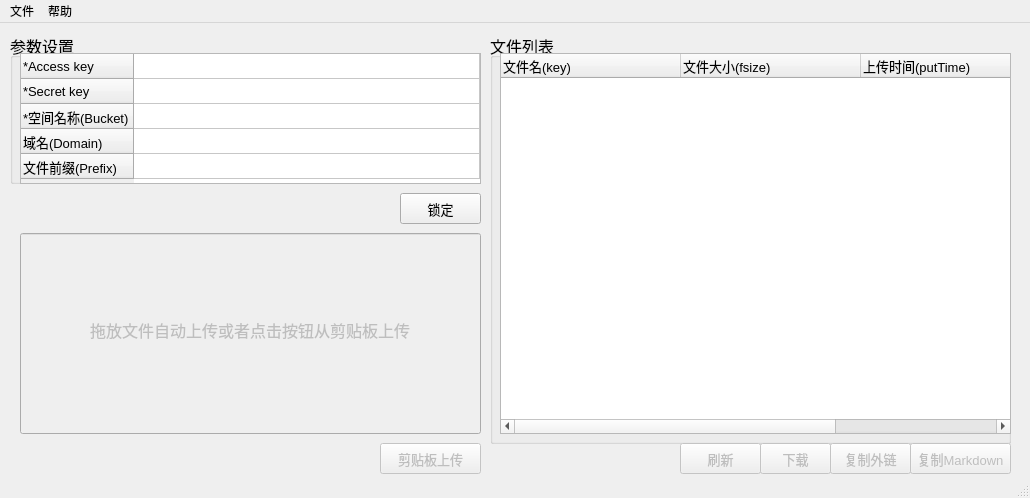
<?xml version="1.0" encoding="UTF-8"?>
<ui version="4.0">
 <class>MainWindow</class>
 <widget class="QMainWindow" name="MainWindow">
  <property name="geometry">
   <rect>
    <x>0</x>
    <y>0</y>
    <width>1030</width>
    <height>498</height>
   </rect>
  </property>
  <property name="acceptDrops">
   <bool>true</bool>
  </property>
  <property name="windowTitle">
   <string>Qiniu Helper - v1.0</string>
  </property>
  <property name="windowIcon">
   <iconset>
    <normaloff>icon.ico</normaloff>icon.ico</iconset>
  </property>
  <widget class="QWidget" name="centralwidget">
   <widget class="QGroupBox" name="groupBox">
    <property name="geometry">
     <rect>
      <x>10</x>
      <y>10</y>
      <width>471</width>
      <height>151</height>
     </rect>
    </property>
    <property name="font">
     <font>
      <pointsize>12</pointsize>
      <weight>50</weight>
      <bold>false</bold>
     </font>
    </property>
    <property name="title">
     <string>参数设置</string>
    </property>
    <property name="flat">
     <bool>true</bool>
    </property>
    <widget class="QTableWidget" name="tableWidget_Settings">
     <property name="geometry">
      <rect>
       <x>10</x>
       <y>20</y>
       <width>461</width>
       <height>131</height>
      </rect>
     </property>
     <property name="font">
      <font>
       <pointsize>9</pointsize>
      </font>
     </property>
     <property name="selectionMode">
      <enum>QAbstractItemView::NoSelection</enum>
     </property>
     <attribute name="horizontalHeaderVisible">
      <bool>false</bool>
     </attribute>
     <attribute name="horizontalHeaderCascadingSectionResizes">
      <bool>false</bool>
     </attribute>
     <attribute name="horizontalHeaderShowSortIndicator" stdset="0">
      <bool>false</bool>
     </attribute>
     <attribute name="horizontalHeaderStretchLastSection">
      <bool>true</bool>
     </attribute>
     <attribute name="verticalHeaderCascadingSectionResizes">
      <bool>false</bool>
     </attribute>
     <attribute name="verticalHeaderDefaultSectionSize">
      <number>25</number>
     </attribute>
     <attribute name="verticalHeaderStretchLastSection">
      <bool>false</bool>
     </attribute>
     <row>
      <property name="text">
       <string>*Access key</string>
      </property>
      <property name="font">
       <font>
        <pointsize>10</pointsize>
       </font>
      </property>
     </row>
     <row>
      <property name="text">
       <string>*Secret key</string>
      </property>
      <property name="font">
       <font>
        <pointsize>10</pointsize>
       </font>
      </property>
     </row>
     <row>
      <property name="text">
       <string>*空间名称(Bucket)</string>
      </property>
      <property name="font">
       <font>
        <pointsize>10</pointsize>
       </font>
      </property>
     </row>
     <row>
      <property name="text">
       <string>域名(Domain)</string>
      </property>
      <property name="font">
       <font>
        <pointsize>10</pointsize>
       </font>
      </property>
     </row>
     <row>
      <property name="text">
       <string>文件前缀(Prefix)</string>
      </property>
      <property name="font">
       <font>
        <pointsize>10</pointsize>
       </font>
      </property>
     </row>
     <column>
      <property name="text">
       <string>设定值</string>
      </property>
      <property name="font">
       <font>
        <pointsize>8</pointsize>
       </font>
      </property>
     </column>
     <item row="0" column="0">
      <property name="text">
       <string/>
      </property>
      <property name="font">
       <font>
        <pointsize>10</pointsize>
       </font>
      </property>
      <property name="flags">
       <set>ItemIsSelectable|ItemIsEditable|ItemIsUserCheckable|ItemIsEnabled</set>
      </property>
     </item>
     <item row="1" column="0">
      <property name="text">
       <string/>
      </property>
      <property name="font">
       <font>
        <pointsize>10</pointsize>
       </font>
      </property>
      <property name="flags">
       <set>ItemIsSelectable|ItemIsEditable|ItemIsUserCheckable|ItemIsEnabled</set>
      </property>
     </item>
     <item row="2" column="0">
      <property name="text">
       <string/>
      </property>
      <property name="font">
       <font>
        <pointsize>10</pointsize>
       </font>
      </property>
      <property name="flags">
       <set>ItemIsSelectable|ItemIsEditable|ItemIsUserCheckable|ItemIsEnabled</set>
      </property>
     </item>
     <item row="3" column="0">
      <property name="text">
       <string/>
      </property>
      <property name="font">
       <font>
        <pointsize>10</pointsize>
       </font>
      </property>
      <property name="flags">
       <set>ItemIsSelectable|ItemIsEditable|ItemIsUserCheckable|ItemIsEnabled</set>
      </property>
     </item>
     <item row="4" column="0">
      <property name="text">
       <string/>
      </property>
      <property name="font">
       <font>
        <pointsize>10</pointsize>
       </font>
      </property>
      <property name="flags">
       <set>ItemIsSelectable|ItemIsEditable|ItemIsUserCheckable|ItemIsEnabled</set>
      </property>
     </item>
    </widget>
   </widget>
   <widget class="QGroupBox" name="groupBox_2">
    <property name="geometry">
     <rect>
      <x>490</x>
      <y>10</y>
      <width>521</width>
      <height>411</height>
     </rect>
    </property>
    <property name="font">
     <font>
      <pointsize>12</pointsize>
     </font>
    </property>
    <property name="title">
     <string>文件列表</string>
    </property>
    <property name="flat">
     <bool>true</bool>
    </property>
    <widget class="QTableWidget" name="tableWidget_FileList">
     <property name="geometry">
      <rect>
       <x>10</x>
       <y>20</y>
       <width>511</width>
       <height>381</height>
      </rect>
     </property>
     <property name="font">
      <font>
       <pointsize>9</pointsize>
      </font>
     </property>
     <property name="sizeAdjustPolicy">
      <enum>QAbstractScrollArea::AdjustToContentsOnFirstShow</enum>
     </property>
     <property name="editTriggers">
      <set>QAbstractItemView::NoEditTriggers</set>
     </property>
     <property name="selectionMode">
      <enum>QAbstractItemView::SingleSelection</enum>
     </property>
     <property name="selectionBehavior">
      <enum>QAbstractItemView::SelectRows</enum>
     </property>
     <property name="sortingEnabled">
      <bool>true</bool>
     </property>
     <attribute name="horizontalHeaderCascadingSectionResizes">
      <bool>false</bool>
     </attribute>
     <attribute name="horizontalHeaderDefaultSectionSize">
      <number>180</number>
     </attribute>
     <attribute name="horizontalHeaderMinimumSectionSize">
      <number>25</number>
     </attribute>
     <attribute name="horizontalHeaderShowSortIndicator" stdset="0">
      <bool>false</bool>
     </attribute>
     <attribute name="horizontalHeaderStretchLastSection">
      <bool>true</bool>
     </attribute>
     <attribute name="verticalHeaderVisible">
      <bool>false</bool>
     </attribute>
     <attribute name="verticalHeaderCascadingSectionResizes">
      <bool>false</bool>
     </attribute>
     <attribute name="verticalHeaderDefaultSectionSize">
      <number>25</number>
     </attribute>
     <attribute name="verticalHeaderShowSortIndicator" stdset="0">
      <bool>true</bool>
     </attribute>
     <column>
      <property name="text">
       <string>文件名(key)</string>
      </property>
      <property name="font">
       <font>
        <pointsize>10</pointsize>
       </font>
      </property>
      <property name="textAlignment">
       <set>AlignLeading|AlignVCenter</set>
      </property>
     </column>
     <column>
      <property name="text">
       <string>文件大小(fsize)</string>
      </property>
      <property name="font">
       <font>
        <pointsize>10</pointsize>
       </font>
      </property>
      <property name="textAlignment">
       <set>AlignLeading|AlignVCenter</set>
      </property>
     </column>
     <column>
      <property name="text">
       <string>上传时间(putTime)</string>
      </property>
      <property name="font">
       <font>
        <pointsize>10</pointsize>
       </font>
      </property>
      <property name="textAlignment">
       <set>AlignLeading|AlignVCenter</set>
      </property>
     </column>
    </widget>
   </widget>
   <widget class="QPushButton" name="pushButton_Lock">
    <property name="geometry">
     <rect>
      <x>400</x>
      <y>170</y>
      <width>81</width>
      <height>31</height>
     </rect>
    </property>
    <property name="font">
     <font>
      <pointsize>10</pointsize>
     </font>
    </property>
    <property name="text">
     <string>锁定</string>
    </property>
    <property name="icon">
     <iconset>
      <normaloff>off.png</normaloff>off.png</iconset>
    </property>
    <property name="iconSize">
     <size>
      <width>20</width>
      <height>20</height>
     </size>
    </property>
    <property name="default">
     <bool>false</bool>
    </property>
    <property name="flat">
     <bool>false</bool>
    </property>
   </widget>
   <widget class="QPushButton" name="pushButton_CopyMD">
    <property name="enabled">
     <bool>false</bool>
    </property>
    <property name="geometry">
     <rect>
      <x>910</x>
      <y>420</y>
      <width>101</width>
      <height>31</height>
     </rect>
    </property>
    <property name="font">
     <font>
      <pointsize>10</pointsize>
     </font>
    </property>
    <property name="text">
     <string>复制Markdown</string>
    </property>
   </widget>
   <widget class="QPushButton" name="pushButton_CopyLink">
    <property name="enabled">
     <bool>false</bool>
    </property>
    <property name="geometry">
     <rect>
      <x>830</x>
      <y>420</y>
      <width>81</width>
      <height>31</height>
     </rect>
    </property>
    <property name="font">
     <font>
      <pointsize>10</pointsize>
     </font>
    </property>
    <property name="text">
     <string>复制外链</string>
    </property>
   </widget>
   <widget class="QPushButton" name="pushButton_Download">
    <property name="enabled">
     <bool>false</bool>
    </property>
    <property name="geometry">
     <rect>
      <x>760</x>
      <y>420</y>
      <width>71</width>
      <height>31</height>
     </rect>
    </property>
    <property name="font">
     <font>
      <pointsize>10</pointsize>
     </font>
    </property>
    <property name="text">
     <string>下载</string>
    </property>
   </widget>
   <widget class="QPushButton" name="pushButton_Refresh">
    <property name="enabled">
     <bool>false</bool>
    </property>
    <property name="geometry">
     <rect>
      <x>680</x>
      <y>420</y>
      <width>81</width>
      <height>31</height>
     </rect>
    </property>
    <property name="font">
     <font>
      <pointsize>10</pointsize>
     </font>
    </property>
    <property name="text">
     <string>刷新</string>
    </property>
   </widget>
   <widget class="QLineEdit" name="lineEdit_DragDrop">
    <property name="enabled">
     <bool>false</bool>
    </property>
    <property name="geometry">
     <rect>
      <x>20</x>
      <y>210</y>
      <width>461</width>
      <height>201</height>
     </rect>
    </property>
    <property name="font">
     <font>
      <pointsize>12</pointsize>
     </font>
    </property>
    <property name="text">
     <string>拖放文件自动上传或者点击按钮从剪贴板上传</string>
    </property>
    <property name="alignment">
     <set>Qt::AlignCenter</set>
    </property>
    <property name="readOnly">
     <bool>true</bool>
    </property>
   </widget>
   <widget class="QPushButton" name="pushButton_ClipBoard">
    <property name="enabled">
     <bool>false</bool>
    </property>
    <property name="geometry">
     <rect>
      <x>380</x>
      <y>420</y>
      <width>101</width>
      <height>31</height>
     </rect>
    </property>
    <property name="font">
     <font>
      <pointsize>10</pointsize>
     </font>
    </property>
    <property name="text">
     <string>剪贴板上传</string>
    </property>
   </widget>
  </widget>
  <widget class="QMenuBar" name="menubar">
   <property name="geometry">
    <rect>
     <x>0</x>
     <y>0</y>
     <width>1030</width>
     <height>23</height>
    </rect>
   </property>
   <widget class="QMenu" name="menu_File">
    <property name="title">
     <string>文件</string>
    </property>
    <addaction name="action_GlobalSetting"/>
    <addaction name="action_Exit"/>
   </widget>
   <widget class="QMenu" name="menu_Help">
    <property name="title">
     <string>帮助</string>
    </property>
    <addaction name="action_About"/>
   </widget>
   <addaction name="menu_File"/>
   <addaction name="menu_Help"/>
  </widget>
  <widget class="QStatusBar" name="statusbar"/>
  <action name="action_GlobalSetting">
   <property name="text">
    <string>全局设置</string>
   </property>
  </action>
  <action name="action_About">
   <property name="text">
    <string>关于</string>
   </property>
  </action>
  <action name="action_Exit">
   <property name="text">
    <string>退出</string>
   </property>
  </action>
 </widget>
 <resources/>
 <connections/>
</ui>
